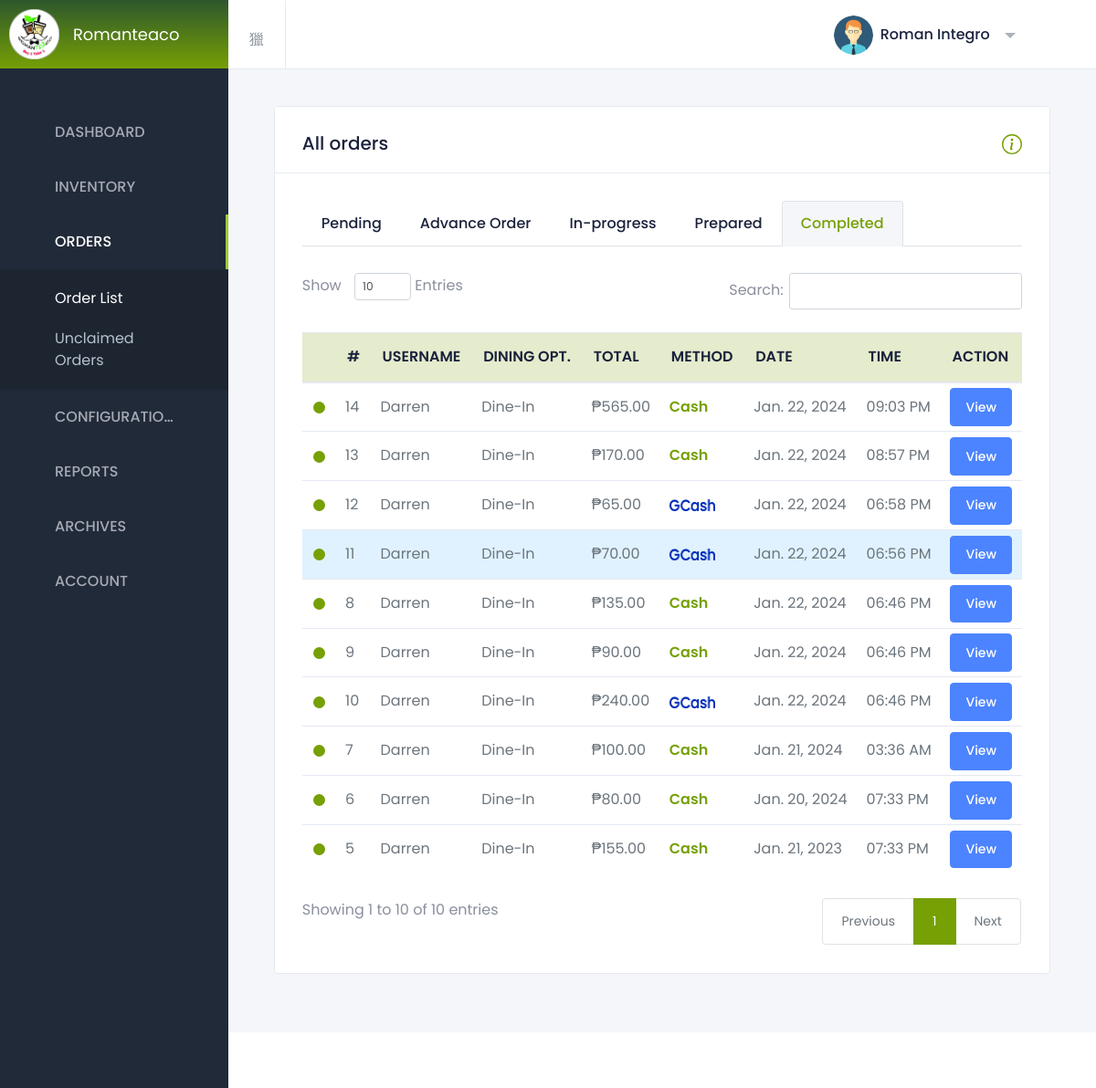
Screenshot of /orders_completed.php (signed in) with the database file from the repository.
### tables this page shows
CREATE TABLE `system_settings` (
  `id` int(11) NOT NULL,
  `store_name` varchar(255) NOT NULL,
  `logo` varchar(255) NOT NULL,
  `email` varchar(255) NOT NULL,
  `opening_hours` varchar(255) NOT NULL,
  `address` varchar(255) NOT NULL,
  `contact_number` varchar(255) NOT NULL,
  `gcash_qr` varchar(255) NOT NULL,
  `gcash_number` varchar(255) NOT NULL
);

CREATE TABLE `order_list` (
  `order_id` int(100) NOT NULL,
  `user_id` int(100) NOT NULL,
  `user_name` varchar(255) NOT NULL,
  `email` varchar(255) NOT NULL,
  `dining_option` varchar(255) NOT NULL,
  `total` int(11) NOT NULL,
  `payment_method` varchar(255) NOT NULL,
  `screenshot` varchar(255) DEFAULT NULL,
  `estimated_arrival` time DEFAULT NULL,
  `status` int(11) NOT NULL,
  `date` date NOT NULL DEFAULT current_timestamp(),
  `time` time NOT NULL DEFAULT current_timestamp(),
  `notif` int(11) NOT NULL
);

### orders_completed.php (the view, shortened to what this page needs)
<?php
include("connection/connect.php");
?>
<!DOCTYPE html>
<html lang="en" dir="ltr">
  <head>
    <link href="https://cdn.materialdesignicons.com/4.4.95/css/materialdesignicons.min.css" rel="stylesheet" />
    <link href="assets/plugins/nprogress/nprogress.css" rel="stylesheet" />
    <link rel="stylesheet" href="https://cdnjs.cloudflare.com/ajax/libs/font-awesome/6.1.1/css/all.min.css">
    <link rel="stylesheet" href="animations.css">
    <link href='assets/plugins/data-tables/datatables.bootstrap4.min.css' rel='stylesheet'>
    <link href='assets/plugins/data-tables/jquery.datatables.min.css' rel='stylesheet'>
    <link id="sleek-css" rel="stylesheet" href="assets/css/sleek.css" />
  </head>
  <body class="header-fixed sidebar-fixed sidebar-dark header-light" id="body">
    <div class="wrapper">
        <?php
        $page = "orders";
        $subpage = "all_orders";
        include("./sidebar.php");
       ?>
        <div class="page-wrapper">
          <header class="main-header " id="header">
            <nav class="navbar navbar-static-top navbar-expand-lg">
              <button id="sidebar-toggler" class="sidebar-toggle">
              </button>
              <div class="navbar-right ">
                <ul class="nav navbar-nav">
                  <li class="dropdown user-menu">
    <button href="#" class="dropdown-toggle nav-link" data-toggle="dropdown">
        <?php
        $query = "SELECT * FROM admin_user";
        $result = mysqli_query($db, $query);
        if ($result) {
            $userData = mysqli_fetch_assoc($result);
            if (!empty($userData['image'])) {
                $imageURL = $userData['image'];
                echo '<img src="' . $imageURL . '" alt="User Image" style="height: 43px; width: 43px; border-radius: 50%;">';
            } else {
                echo 'No image found.';
            }
            echo '<span class="d-none d-lg-inline-block">' . $userData['fname'] . ' ' . $userData['lname'] . '</span>';
        } else {
            echo 'Database query failed.';
        }
        ?>
    </button>
</li>
                </ul>
              </div>
            </nav>
          </header>
          <div class="content-wrapper">
            <div class="content">
<div class="row">
<div class="col-12">
    <div class="card card-default">
        <div class="card-header card-header-border-bottom d-flex justify-content-between">
            <h2>All orders</h2>
            <button id="showModalBtn" data-toggle="modal" data-target="#myModal"></button>
        </div>
        <div class="card-body">
            <ul class="nav nav-tabs" id="myTab" role="tablist">
  <li class="nav-item" role="presentation">
  <a href="orders_pending.php"><button class="nav-link" type="button" role="tab" aria-controls="profile" aria-selected="false">Pending</button></a>
  </li>
  <li class="nav-item" role="presentation">
  <a href="orders_advance.php"><button class="nav-link" type="button" role="tab" aria-controls="profile" aria-selected="false">Advance Order</button></a>
  </li>
  <li class="nav-item" role="presentation">
  <a href="orders_inprogress.php"><button class="nav-link" type="button" role="tab" aria-controls="profile" aria-selected="false">In-progress</button></a>
  </li>
  <li class="nav-item" role="presentation">
    <a href="orders_prepared.php"><button class="nav-link" type="button" role="tab" aria-controls="profile" aria-selected="false">Prepared</button></a>
  </li>
  <li class="nav-item" role="presentation">
  <button class="nav-link active" id="home-tab" data-toggle="tab" data-target="#home" type="button" role="tab" aria-controls="home" aria-selected="true">Completed</button>
  </li>
</ul>
<div class="tab-content" id="myTabContent">
  <div class="tab-pane fade show active" id="home" role="tabpanel" aria-labelledby="home-tab">
    <div class="card-body" style="padding: 0;">
 <?php
$query = "SELECT * FROM order_list WHERE status = 4 ORDER BY date DESC, time DESC";
$result = mysqli_query($db, $query);
$productData = array();
while ($row = mysqli_fetch_assoc($result)) {
   $productData[] = $row;
}
?>
           <br>
         <div class="expendable-data-table">
                <table class="table" id="orderTable">
               <thead class="th" style="background-color: #e4eccd">
                        <tr class="tt">
                            <th scope="col"></th>
                            <th scope="col">#</th>
                            <th scope="col">USERNAME</th>
                            <th scope="col">DINING OPT.</th>
                            <th scope="col">TOTAL</th>
                            <th scope="col">METHOD</th>
                            <th scope="col">DATE</th>
                            <th scope="col">TIME</th>
                            <th scope="col">ACTION</th>
                        </tr>
                    </thead>
                   <tbody>
                       <?php foreach ($productData as $product): ?>
                           <tr style="<?=empty($product['estimated_arrival']) ? "" : "background-color: #e0f2ff"?>">
                           <td style="vertical-align: baseline;"><svg xmlns="http://www.w3.org/2000/svg" width="13" height="13" fill="#76a004" class="bi bi-circle-fill" viewBox="0 0 16 16">
                                <circle cx="8" cy="8" r="8"/>
                              </svg></td>
                               <td style="vertical-align: baseline;"><?php echo $product['order_id']; ?></td>
                               <td style="vertical-align: baseline;"><?php echo $product['user_name']; ?></td>
                               <td style="text-transform: capitalize;vertical-align: baseline;s"><?php echo $product['dining_option']; ?></td>
                               <td style="vertical-align: baseline;">₱<?php echo number_format($product['total'], 2); ?></td>
                               <td style="vertical-align: baseline; color: #76a004; font-weight: 600">
            <?php if ($product['payment_method'] === 'GCash'): ?>
                <img src="assets/img/gcashlogo.png" alt="GCash Image" width="50" height="13">
            <?php else: ?>
                <?php echo $product['payment_method']; ?>
            <?php endif; ?>
        </td>
                               <td style="vertical-align: baseline;"><?php echo date('M. j, Y', strtotime($product['date'])); ?></td>
                               <td style="vertical-align: baseline;"><?php echo date('h:i A', strtotime($product['time'])); ?></td>
                               <td style="vertical-align: baseline;">
                                   <button style="margin-top: -5px; margin-bottom: -5px;" class="btn btn-primary view-btn" data-toggle="modal" data-target="#orderModal_<?php echo $product['order_id']; ?>">View</button>
                               </td>
                           </tr>
                       <?php endforeach; ?>
                   </tbody>
               </table>
           </div>
        </div>
    </div>
</div>
        </div>
    </div>
</div>
</div>
      </div>
    </div>
    <footer class="footer mt-auto">
      <div class="copyright bg-white">
      </div>
    </footer>
    </div>
  </div>
</body>
</html>

### sidebar.php (shortened to what this page needs)
<aside class="left-sidebar bg-sidebar">
    <div id="sidebar" class="sidebar sidebar-with-footer">
    <div class="app-brand">
        <a href="#" title="Sleek Dashboard">
        <?php
    $query = "SELECT * FROM system_settings";
    $result = mysqli_query($db, $query);
    if ($result) {
        $productData = mysqli_fetch_assoc($result);
        if (!empty($productData['logo'])) {
            $imageURL = $productData['logo'];
            echo '<img src="' . $imageURL . '" alt="Product Image" style="height: 55px; width: 55px; margin-left: -15px;">';
        } else {
            echo 'No image found.';
        }
    } else {
        echo 'Database query failed.';
    }
    ?>
        <?php
$query = "SELECT store_name FROM system_settings";
$result = mysqli_query($db, $query);
if ($row = mysqli_fetch_assoc($result)) {
    $storeName = $row['store_name'];
}
?>
<span class="brand-name text-truncate"><?php echo $storeName; ?></span>
        </a>
    </div>
    <div class="" data-simplebar style="height: 100%;">
        <ul class="nav sidebar-inner" id="sidebar-menu">
        <li class="has-sub <?=$page == "dashboard" ? "active expand": ""?>">
            <a class="sidenav-item-link" href="javascript:void(0)" data-toggle="collapse" data-target="#dashboard"
            aria-expanded="false" aria-controls="dashboard">
            <span class="nav-text">Dashboard</span> <b class="caret"></b>
            </a>
        </li>
        <li class="has-sub <?=$page == "inventory" ? "active expand": ""?>">
            <a class="sidenav-item-link" href="javascript:void(0)" data-toggle="collapse" data-target="#tables"
            aria-expanded="false" aria-controls="tables">
            <span class="nav-text">Inventory</span> <b class="caret"></b>
            </a>
        </li>
        <li class="has-sub <?=$page == "orders" ? "active expand": ""?>">
            <a onclick="stopSound();" class="sidenav-item-link" href="javascript:void(0)" data-toggle="collapse" data-target="#app"
            aria-expanded="false" aria-controls="app">
            <span class="nav-text" onclick="stopSound();">Orders</span>
            <b class="caret"></b>
            </a>
            <ul class="collapse <?=$page == "orders" ? "show": ""?>" id="app" data-parent="#sidebar-menu">
            <div class="sub-menu">
            <li class="<?=$subpage == "all_orders" ? "active": ""?>">
                <a class="sidenav-item-link" href="orders_pending.php">
                    <span class="nav-text">Order List</span>
                </a>
                </li>
                <li class="<?=$subpage == "unclaimed_orders" ? "active": ""?>">
                <a class="sidenav-item-link" href="unclaimed_order.php">
                    <span class="nav-text">Unclaimed Orders</span>
                </a>
                </li>
            </div>
            </ul>
        </li>
        <li class="has-sub <?=$page == "config" ? "active expand": ""?>">
            <a class="sidenav-item-link" href="javascript:void(0)" data-toggle="collapse" data-target="#widgets1"
            aria-expanded="false" aria-controls="widgets1">
            <span class="nav-text">Configuration</span> <b class="caret"></b>
            </a>
        </li>
        <li class="has-sub <?=$page == "report1" ? "active expand": ""?>">
            <a class="sidenav-item-link" href="javascript:void(0)" data-toggle="collapse" data-target="#widgets2"
            aria-expanded="false" aria-controls="widgets2">
            <span class="nav-text">Reports</span> <b class="caret"></b>
            </a>
        </li>
        <li class="has-sub <?=$page == "archives" ? "active expand": ""?>">
            <a class="sidenav-item-link" href="javascript:void(0)" data-toggle="collapse" data-target="#widget"
            aria-expanded="false" aria-controls="widget">
            <span class="nav-text">Archives</span> <b class="caret"></b>
            </a>
        </li>
        <li class="has-sub <?=$page == "account" ? "active expand": ""?>">
            <a class="sidenav-item-link" href="javascript:void(0)" data-toggle="collapse" data-target="#widgets"
            aria-expanded="false" aria-controls="widgets">
            <span class="nav-text">Account</span> <b class="caret"></b>
            </a>
        </li>
        </ul>
    </div>
    </div>
</aside>

### orders_completed.php (style rules this page uses)
.th { color: #495057; }
.content { animation: transitionIn-Y-bottom 1s; }
#orderTable th { font-weight: 600; }
#orderTable th, td { vertical-align: top; padding: 12px; }

### rows the page displays
system_settings: logo (picture), store_name "Romanteaco"
order_list: order_id "14", user_name "Darren", dining_option "Dine-In", total "565.00", payment_method "Cash", date "Jan. 22, 2024", time "09:03 PM"
order_list: order_id "13", user_name "Darren", dining_option "Dine-In", total "170.00", payment_method "Cash", date "Jan. 22, 2024", time "08:57 PM"
order_list: order_id "12", user_name "Darren", dining_option "Dine-In", total "65.00", date "Jan. 22, 2024", time "06:58 PM"
order_list: order_id "11", user_name "Darren", dining_option "Dine-In", total "70.00", date "Jan. 22, 2024", time "06:56 PM"
order_list: order_id "8", user_name "Darren", dining_option "Dine-In", total "135.00", payment_method "Cash", date "Jan. 22, 2024", time "06:46 PM"
order_list: order_id "9", user_name "Darren", dining_option "Dine-In", total "90.00", payment_method "Cash", date "Jan. 22, 2024", time "06:46 PM"
order_list: order_id "10", user_name "Darren", dining_option "Dine-In", total "240.00", date "Jan. 22, 2024", time "06:46 PM"
order_list: order_id "7", user_name "Darren", dining_option "Dine-In", total "100.00", payment_method "Cash", date "Jan. 21, 2024", time "03:36 AM"
order_list: order_id "6", user_name "Darren", dining_option "Dine-In", total "80.00", payment_method "Cash", date "Jan. 20, 2024", time "07:33 PM"
order_list: order_id "5", user_name "Darren", dining_option "Dine-In", total "155.00", payment_method "Cash", date "Jan. 21, 2023", time "07:33 PM"

### other values shown
$userData['fname'] "Roman"
$userData['lname'] "Integro"
